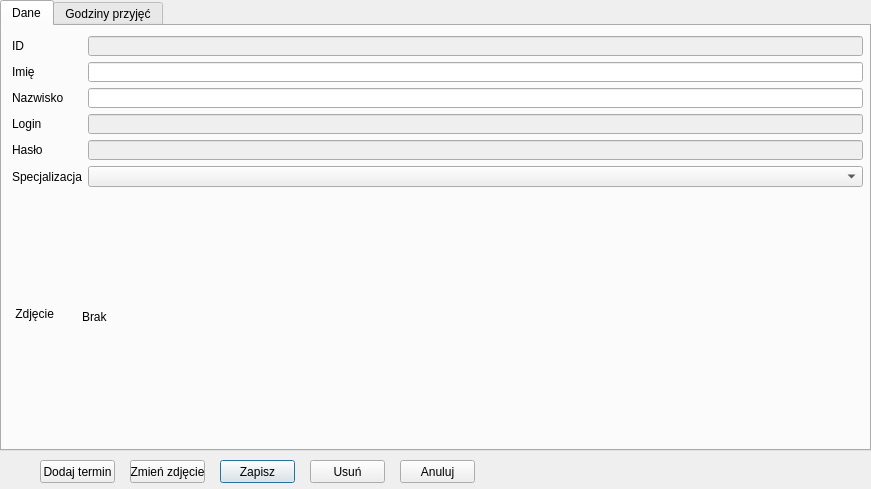
<?xml version="1.0" encoding="UTF-8"?>
<ui version="4.0">
 <class>edycja_lekarza</class>
 <widget class="QDialog" name="edycja_lekarza">
  <property name="geometry">
   <rect>
    <x>0</x>
    <y>0</y>
    <width>871</width>
    <height>489</height>
   </rect>
  </property>
  <property name="windowTitle">
   <string>Edycja danych lekarza</string>
  </property>
  <widget class="QPushButton" name="btnZapisz">
   <property name="geometry">
    <rect>
     <x>220</x>
     <y>460</y>
     <width>75</width>
     <height>23</height>
    </rect>
   </property>
   <property name="text">
    <string>Zapisz</string>
   </property>
  </widget>
  <widget class="QPushButton" name="btnUsun">
   <property name="geometry">
    <rect>
     <x>310</x>
     <y>460</y>
     <width>75</width>
     <height>23</height>
    </rect>
   </property>
   <property name="text">
    <string>Usuń</string>
   </property>
  </widget>
  <widget class="QPushButton" name="btnAnuluj">
   <property name="geometry">
    <rect>
     <x>400</x>
     <y>460</y>
     <width>75</width>
     <height>23</height>
    </rect>
   </property>
   <property name="text">
    <string>Anuluj</string>
   </property>
  </widget>
  <widget class="QPushButton" name="btnZmienZdjecie">
   <property name="geometry">
    <rect>
     <x>130</x>
     <y>460</y>
     <width>75</width>
     <height>23</height>
    </rect>
   </property>
   <property name="text">
    <string>Zmień zdjęcie</string>
   </property>
  </widget>
  <widget class="QTabWidget" name="tabWidget">
   <property name="geometry">
    <rect>
     <x>0</x>
     <y>0</y>
     <width>871</width>
     <height>451</height>
    </rect>
   </property>
   <property name="currentIndex">
    <number>0</number>
   </property>
   <widget class="QWidget" name="tab">
    <attribute name="title">
     <string>Dane</string>
    </attribute>
    <widget class="QWidget" name="formLayoutWidget">
     <property name="geometry">
      <rect>
       <x>10</x>
       <y>10</y>
       <width>851</width>
       <height>151</height>
      </rect>
     </property>
     <layout class="QFormLayout" name="formLayout">
      <item row="0" column="0">
       <widget class="QLabel" name="label">
        <property name="text">
         <string>ID</string>
        </property>
       </widget>
      </item>
      <item row="0" column="1">
       <widget class="QLineEdit" name="id">
        <property name="enabled">
         <bool>false</bool>
        </property>
       </widget>
      </item>
      <item row="1" column="0">
       <widget class="QLabel" name="label_2">
        <property name="text">
         <string>Imię</string>
        </property>
       </widget>
      </item>
      <item row="1" column="1">
       <widget class="QLineEdit" name="imie"/>
      </item>
      <item row="2" column="0">
       <widget class="QLabel" name="label_3">
        <property name="text">
         <string>Nazwisko</string>
        </property>
       </widget>
      </item>
      <item row="2" column="1">
       <widget class="QLineEdit" name="nazwisko"/>
      </item>
      <item row="3" column="0">
       <widget class="QLabel" name="label_4">
        <property name="text">
         <string>Login</string>
        </property>
       </widget>
      </item>
      <item row="3" column="1">
       <widget class="QLineEdit" name="login">
        <property name="enabled">
         <bool>false</bool>
        </property>
       </widget>
      </item>
      <item row="4" column="0">
       <widget class="QLabel" name="label_7">
        <property name="text">
         <string>Hasło</string>
        </property>
       </widget>
      </item>
      <item row="4" column="1">
       <widget class="QLineEdit" name="haslo">
        <property name="enabled">
         <bool>false</bool>
        </property>
        <property name="echoMode">
         <enum>QLineEdit::Password</enum>
        </property>
       </widget>
      </item>
      <item row="5" column="0">
       <widget class="QLabel" name="label_5">
        <property name="text">
         <string>Specjalizacja</string>
        </property>
       </widget>
      </item>
      <item row="5" column="1">
       <widget class="QComboBox" name="specjalizacja"/>
      </item>
     </layout>
    </widget>
    <widget class="QLabel" name="label_6">
     <property name="geometry">
      <rect>
       <x>10</x>
       <y>280</y>
       <width>61</width>
       <height>16</height>
      </rect>
     </property>
     <property name="text">
      <string> Zdjęcie</string>
     </property>
    </widget>
    <widget class="QLabel" name="zdjecie">
     <property name="geometry">
      <rect>
       <x>80</x>
       <y>180</y>
       <width>782</width>
       <height>221</height>
      </rect>
     </property>
     <property name="text">
      <string>Brak</string>
     </property>
    </widget>
   </widget>
   <widget class="QWidget" name="tab_2">
    <attribute name="title">
     <string>Godziny przyjęć</string>
    </attribute>
    <widget class="QTableWidget" name="tGodzinyPrzyjec">
     <property name="geometry">
      <rect>
       <x>10</x>
       <y>0</y>
       <width>861</width>
       <height>431</height>
      </rect>
     </property>
     <property name="editTriggers">
      <set>QAbstractItemView::NoEditTriggers</set>
     </property>
     <attribute name="horizontalHeaderVisible">
      <bool>false</bool>
     </attribute>
     <attribute name="verticalHeaderVisible">
      <bool>false</bool>
     </attribute>
    </widget>
   </widget>
  </widget>
  <widget class="QPushButton" name="btnDodajTermin">
   <property name="geometry">
    <rect>
     <x>40</x>
     <y>460</y>
     <width>75</width>
     <height>23</height>
    </rect>
   </property>
   <property name="text">
    <string>Dodaj termin</string>
   </property>
  </widget>
 </widget>
 <resources/>
 <connections/>
</ui>
